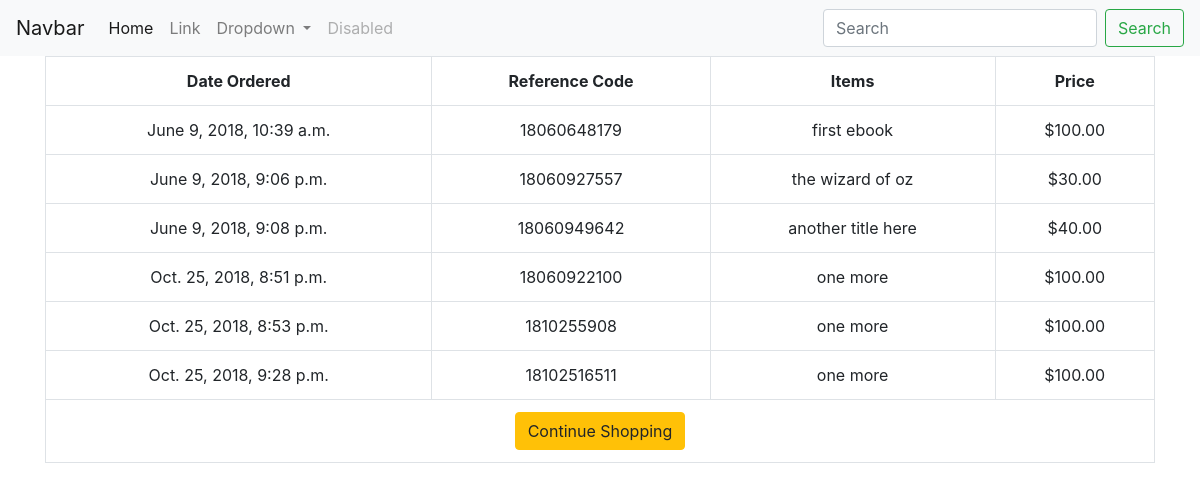
Screenshot of /profiles/profile/ (signed in) with the database file from the repository.
### shopping_cart/models.py (models this page shows, shortened)
class Order(models.Model):
    ref_code = models.CharField(max_length=15)
    owner = models.ForeignKey(Profile, on_delete=models.SET_NULL, null=True)
    is_ordered = models.BooleanField(default=False)
    items = models.ManyToManyField(OrderItem)
    date_ordered = models.DateTimeField(auto_now=True)
    def get_cart_total(self):
        return sum([item.product.price for item in self.items.all()])

class OrderItem(models.Model):
    product = models.OneToOneField(Product, on_delete=models.SET_NULL, null=True)
    is_ordered = models.BooleanField(default=False)
    date_added = models.DateTimeField(auto_now=True)
    date_ordered = models.DateTimeField(null=True)

### products/models.py (models this page shows, shortened)
class Product(models.Model):
    name = models.CharField(max_length=120)
    description = models.CharField(max_length=500,null=True,blank=True)
    download = models.FileField(upload_to=download_loc,storage=FileSystemStorage(location=protected_loc),null=True,blank=True)
    price = models.DecimalField(max_digits=60,decimal_places=2)
    sale_price = models.DecimalField(max_digits=60,decimal_places=2,null=True,blank=True)
    slug= models.SlugField()
    timestamp = models.DateTimeField(auto_now_add=True,auto_now=False)
    updated = models.DateTimeField(auto_now_add=False,auto_now=True)
    active = models.BooleanField(default=True)

### accounts/views.py (the view)
def my_profile(request):
	my_user_profile = Profile.objects.filter(user=request.user).first()
	my_orders = Order.objects.filter(is_ordered=True, owner=my_user_profile)
	context = {
		'my_orders': my_orders
	}
	return render(request, "profile.html", context)

### templates/profile.html
{% extends 'base.html' %}
{% block content %}
<table class="table table-hover table-bordered text-center">
      <tr class="text-center">
        <th>Date Ordered</th>
        <th>Reference Code</th>
        <th>Items</th>
        <th>Price</th>
      </tr>
      {% for order in my_orders %}
        <tr>
          <td>{{ order.date_ordered }}</td>
          <td>{{ order.ref_code }}</td>
          <td>
        	{% for item in order.items.all %}
        		{{ item.product.name }}
      		{% endfor %}
      	  </td>
          <td>${{ order.get_cart_total }}</td>
        </tr>
      {% empty %}
        <tr>
          <td colspan= 4> You have no orders.</td>
        </tr>
      {% endfor %}
      <tr>
        <td colspan=4>
          <a href="{% url 'products:product-list' %}" class="btn btn-warning pull-left">
            {% if not order %}Continue Shopping{% else %}Add Items to Cart {% endif %}
          </a>
        </td>
      </tr>
    </table>
{% endblock content %}

### rows the page displays
Order: date_ordered "June 9, 2018, 10:39 a.m.", ref_code "18060648179", get_cart_total "100.00"
OrderItem: product.name "first ebook"
Order: date_ordered "June 9, 2018, 9:06 p.m.", ref_code "18060927557", get_cart_total "30.00"
OrderItem: product.name "the wizard of oz"
Order: date_ordered "June 9, 2018, 9:08 p.m.", ref_code "18060949642", get_cart_total "40.00"
OrderItem: product.name "another title here"
Order: date_ordered "Oct. 25, 2018, 8:51 p.m.", ref_code "18060922100", get_cart_total "100.00"
OrderItem: product.name "one more"
Order: date_ordered "Oct. 25, 2018, 8:53 p.m.", ref_code "1810255908", get_cart_total "100.00"
Order: date_ordered "Oct. 25, 2018, 9:28 p.m.", ref_code "18102516511", get_cart_total "100.00"
